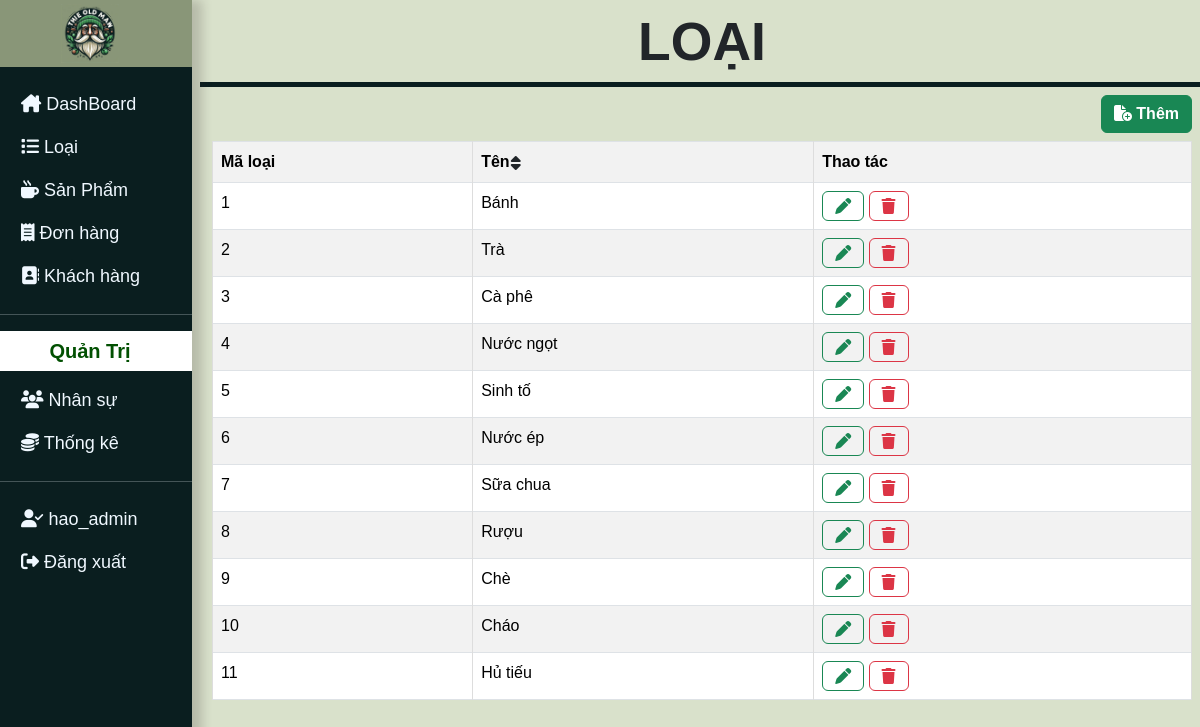
The app's page /user_page.php?loai (signed in) with its own data.
### tables this page shows
CREATE TABLE `accounts` (
  `account_id` int NOT NULL AUTO_INCREMENT,
  `full_name` varchar(255) NOT NULL,
  `email` varchar(255) NOT NULL,
  `password` varchar(255) NOT NULL,
  `type` varchar(10) NOT NULL,
  PRIMARY KEY (`account_id`)
);

CREATE TABLE `category` (
  `category_id` int NOT NULL AUTO_INCREMENT,
  `category_name` varchar(255) NOT NULL,
  PRIMARY KEY (`category_id`)
);

### src/views/loai.php (the view, shortened to what this page needs)
<?php
$sql = "SELECT * FROM  category";
$ds_loai = mysqli_query($conn, $sql);
$ds_loai = mysqli_fetch_all($ds_loai);
?>
<div class="dash_board px-2">
    <h1 class="head-name">LOẠI</h1>
    <div class="head-line"></div>
    <div class="container-fluid">
        <?php if (isset($_SESSION['admin_id'])) : ?>
            <div class="text-end">
                <a href="user_page.php?loai=them" class="my-2 btn btn-success fw-bolder"><i class="fa-solid fa-file-circle-plus"></i> Thêm</a>
            </div>
        <?php endif; ?>
        <table id="myTable" class="table container-fluid text-center table-hover table-striped table-bordered">
            <tr>
                <th >Mã loại</th>
                <th onclick="sortTable(1)">Tên<i href="" class=" fw-bolder"><i class="p-0 btn fa-solid fa-sort"></i></i></th>
                <?php
                if (isset($_SESSION['admin_id']))
                    echo "<th>Thao tác</th>";
                ?>
            </tr>
            <?php foreach ($ds_loai as $lo) : ?>
                <tr>
                    <td><?= $lo[0] ?></td>
                    <td><?= $lo[1] ?></td>
                    <?php
                    if (isset($_SESSION['admin_id']))
                        echo '<td><a href="/user_page.php?loai=sua&id=' . $lo[0] . '"><i class="btn btn-outline-success fa-solid fa-pen"></i> </a>
                        <a href="/user_page.php?loai=xoa&id=' . $lo[0] . '"><i class="btn btn-outline-danger fa-solid fa-trash"></i></a></td>';
                    ?>
                </tr>
            <?php endforeach; ?>
        </table>
    </div>
</div>
</div>

### src/views/header.php (shortened to what this page needs)
<!DOCTYPE html>
<html lang="en">
<head>
    <link href="https://cdn.jsdelivr.net/npm/bootstrap@5.3.3/dist/css/bootstrap.min.css" rel="stylesheet" />
    <link rel="stylesheet" href="https://cdnjs.cloudflare.com/ajax/libs/font-awesome/6.5.1/css/all.min.css" />
    <link rel="stylesheet" href="css/style.css" />
</head>
<body class="row">
    <div class="nav-side col-2 p-0 sticky-top">
        <div class="logo p-1 justify-content-center text-center">
            <a href="user_page.php?dashboard"> <img width="30%" src="/img/logo.jfif" alt="Logo"></a>
        </div>
        <div class="navs pt-3">
            <div class="container-fluid">
                <a class="text-truncate" href="/user_page.php?dashboard"><i class="fa-solid fa-house-chimney"></i> DashBoard</a>
            </div>
            <div class="container-fluid">
                <a class="text-truncate" href="/user_page.php?loai"><i class="fa-solid fa-list"></i> Loại</a>
            </div>
            <div class="container-fluid">
                <a class="text-truncate" href="/user_page.php?sanpham"><i class="fa-solid fa-mug-hot"></i> Sản Phẩm</a>
            </div>
            <div class="container-fluid">
                <a class="text-truncate" href="/user_page.php?donhang"><i class="fa-solid fa-receipt"></i> Đơn hàng</a>
            </div>
            <div class="container-fluid">
                <a class="text-truncate" href="/user_page.php?khachhang"><i class="fa-solid fa-address-book"></i> Khách hàng</a>
            </div>
        </div>
        <?php
        if (isset($_SESSION['admin_id'])) :
        ?>
            <hr>
            <div class="container-fluid admin-head">
                <h5 class="text-center py-2 fw-bold">Quản Trị</h5>
            </div>
            <div class="navs text-center p-0">
                <div class="container-fluid">
                    <a class="text-truncate" href="/user_page.php?nhansu"><i class="fa-solid fa-users"></i> Nhân sự</a>
                </div>
                <div class="container-fluid">
                    <a class="text-truncate" href="/user_page.php?thongke"><i class="fa-solid fa-coins"></i> Thống kê</a>
                </div>
            </div>
        <?php endif; ?>
        <div class="navs text-center p-0">
            <hr class="mt-3">
            <div class="container-fluid">
                <a class="text-truncate"><i class="fa-solid fa-user-check"></i> <?= $user_name ?? '' ?></a>
            </div>
            <div class="    container-fluid logout-btn">
                <a class="text-truncate" href="/logout.php"><i class="fa-solid fa-right-from-bracket"></i> Đăng xuất</a>
            </div>
        </div>
    </div>
    <div class="main col-10 p-0">

### css/style.css (style rules this page uses)
html, body { height: 100%; margin: 0; padding: 0; background-color: #d9e1cb; }
a { text-decoration: none; }
.nav-side { color: aliceblue; background-color: #0a1e1f; box-shadow: 10px 0px 10px 0px rgba(45, 33, 33, 0.2); min-height: 100%; }
.logo { background-color: #899678; }
.navs a { display: block; text-align: left; color: aliceblue; transition: background-color 0.3s ease-in-out; padding: 8px 0px 8px 33px; font-size: large; }
.navs div { padding: 0px; }
.admin-head { color: rgb(2, 80, 2); background: #fff; }
.head-line { display: block-inline; background-color: #0a1e1f; height: 5px; content: none; width: 100%; margin-top: 0px; }
.head-name { padding-top: 10px; text-align: center; font-size: 53.5px; font-weight: bolder; }
table { width: 100%; border-collapse: collapse; }
tr:nth-child(even) { background-color: #f2f2f2; }
th { background-color: #4caf50; color: white; }
td, th { border: 1px solid #ddd; padding: 8px; text-align: left; }
* { font-family: "Poppins", sans-serif; margin: 0; padding: 0; box-sizing: border-box; outline: none; border: none; text-decoration: none; }

### records on screen
accounts: full_name "hao_admin"
category: category_id "1", category_name "Bánh"
category: category_id "2", category_name "Trà"
category: category_id "3", category_name "Cà phê"
category: category_id "4", category_name "Nước ngọt"
category: category_id "5", category_name "Sinh tố"
category: category_id "6", category_name "Nước ép"
category: category_id "7", category_name "Sữa chua"
category: category_id "8", category_name "Rượu"
category: category_id "9", category_name "Chè"
category: category_id "10", category_name "Cháo"
category: category_id "11", category_name "Hủ tiếu"
